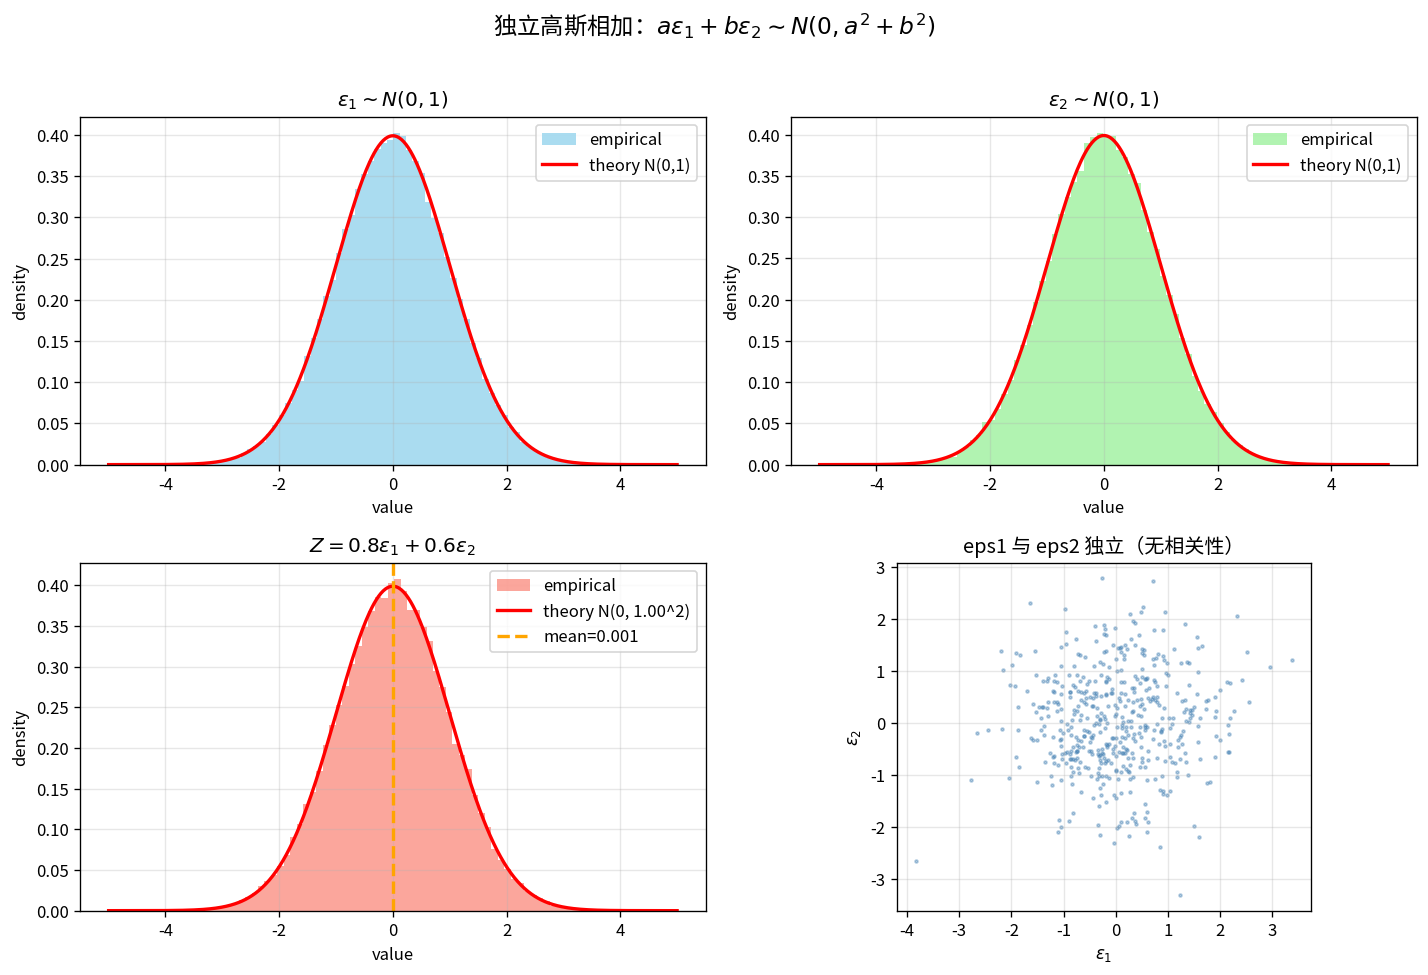

Write the Python code that produced this figure.
# %% [markdown]
# # 独立高斯相加：方差相加原理可视化
# 验证 a*eps1 + b*eps2 ~ N(0, a^2+b^2)

# %% 导入
import numpy as np
import matplotlib.pyplot as plt
import matplotlib.font_manager as fm
from scipy.stats import norm

plt.rcParams['font.family'] = 'Noto Sans CJK SC'
plt.rcParams['axes.unicode_minus'] = False

np.random.seed(42)

# %% 参数设置
a = 0.8
b = 0.6
n = 100000

# 独立标准高斯
eps1 = np.random.randn(n)
eps2 = np.random.randn(n)

# 线性组合
z = a * eps1 + b * eps2

# 理论分布
theoretical_std = np.sqrt(a**2 + b**2)
theoretical_var = a**2 + b**2
x_plot = np.linspace(-5, 5, 500)

# %% 可视化
fig, axes = plt.subplots(2, 2, figsize=(12, 8))

# 图1：eps1 的分布
ax = axes[0, 0]
ax.hist(eps1, bins=80, density=True, alpha=0.7, color='skyblue', label='empirical')
ax.plot(x_plot, norm.pdf(x_plot, 0, 1), 'r-', lw=2, label='theory N(0,1)')
ax.set_title(r'$\varepsilon_1 \sim N(0,1)$')
ax.set_xlabel('value'); ax.set_ylabel('density')
ax.legend(); ax.grid(True, alpha=0.3)

# 图2：eps2 的分布
ax = axes[0, 1]
ax.hist(eps2, bins=80, density=True, alpha=0.7, color='lightgreen', label='empirical')
ax.plot(x_plot, norm.pdf(x_plot, 0, 1), 'r-', lw=2, label='theory N(0,1)')
ax.set_title(r'$\varepsilon_2 \sim N(0,1)$')
ax.set_xlabel('value'); ax.set_ylabel('density')
ax.legend(); ax.grid(True, alpha=0.3)

# 图3：a*eps1 + b*eps2 的分布
ax = axes[1, 0]
ax.hist(z, bins=80, density=True, alpha=0.7, color='salmon', label='empirical')
ax.plot(x_plot, norm.pdf(x_plot, 0, theoretical_std), 'r-', lw=2,
        label=f'theory N(0, {theoretical_std:.2f}^2)')
ax.axvline(z.mean(), color='orange', linestyle='--', lw=2, label=f'mean={z.mean():.3f}')
ax.set_title(r'$Z = 0.8\varepsilon_1 + 0.6\varepsilon_2$')
ax.set_xlabel('value'); ax.set_ylabel('density')
ax.legend(); ax.grid(True, alpha=0.3)

# 图4：二维散点展示独立性
ax = axes[1, 1]
ax.scatter(eps1[::200], eps2[::200], s=3, alpha=0.4, c='steelblue')
ax.set_xlabel(r'$\varepsilon_1$'); ax.set_ylabel(r'$\varepsilon_2$')
ax.set_title('eps1 与 eps2 独立（无相关性）')
ax.set_aspect('equal'); ax.grid(True, alpha=0.3)

plt.suptitle(r'独立高斯相加：$a\varepsilon_1+b\varepsilon_2 \sim N(0,a^2+b^2)$',
             fontsize=14, y=1.01)
plt.tight_layout()
plt.savefig('/root/autodl-tmp/ddpm_learn/section01_intro/03_gaussian_addition.png',
            dpi=120, bbox_inches='tight')
plt.show()

# %% 数值验证
print("=" * 55)
print(f"a = {a}, b = {b}")
print(f"理论方差: a^2 + b^2 = {a**2:.2f} + {b**2:.2f} = {theoretical_var:.4f}")
print(f"理论标准差: sqrt({theoretical_var:.4f}) = {theoretical_std:.4f}")
print(f"采样方差: {z.var():.4f}")
print(f"采样标准差: {z.std():.4f}")
print(f"采样均值: {z.mean():.4f} (理论 0)")
print(f"eps1 与 eps2 的相关系数: {np.corrcoef(eps1, eps2)[0,1]:.4f} (接近 0 = 独立)")
print("=" * 55)

# %% 验证 DDPM 中的两阶展开特例
# x_2 = sqrt(alpha1*alpha2)*x0 + sqrt(alpha2*(1-alpha1))*eps1 + sqrt(1-alpha2)*eps2
alpha1, alpha2 = 0.9999, 0.9997
a = np.sqrt(alpha2 * (1 - alpha1))
b = np.sqrt(1 - alpha2)
combined = a * eps1 + b * eps2
expected_var = a**2 + b**2
actual_var = combined.var()
print(f"\nDDPM 两阶展开验证:")
print(f"a = sqrt(alpha2*(1-alpha1)) = {a:.6f}")
print(f"b = sqrt(1-alpha2) = {b:.6f}")
print(f"理论合并方差: a^2+b^2 = {expected_var:.8f}")
print(f"采样合并方差: {actual_var:.8f}")
print(f"等价于 1 - alpha1*alpha2 = {1 - alpha1*alpha2:.8f}")
